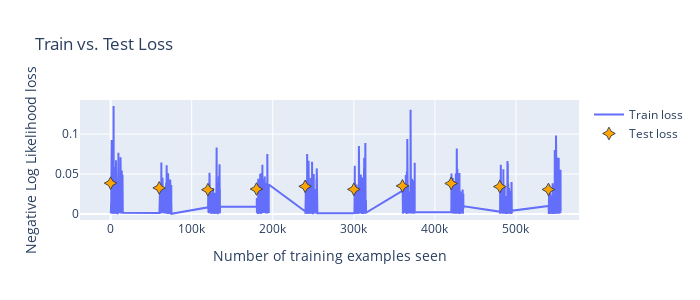

The notebook cell this image was saved under:
### Code cell
import plotly.graph_objects as go
def plot_losses():
    fig = go.Figure()
    fig.add_trace(go.Scatter(x=train_counter, y=train_losses, mode='lines', name='Train loss'))
    fig.add_trace(go.Scatter(x=test_counter, y=test_losses, marker_symbol='star-diamond', 
                            marker_color='orange', marker_line_width=1, marker_size=9, mode='markers', name='Test loss'))
    fig.update_layout(
        width=700, height=300,
        title="Train vs. Test Loss",
        xaxis_title="Number of training examples seen",
        yaxis_title="Negative Log Likelihood loss"),
    fig.show()

plot_losses()

### Figure 1 — Plotly figure (JSON) as saved in the notebook; plotly's stock layout.template omitted (floating-point values rounded to 4 significant figures; data arrays with more than 128 entries replaced by an {"elided": "..."} marker saying what was removed)
{"data": [{"mode": "lines", "name": "Train loss", "type": "scatter", "x": {"elided": "2350 int values"}, "y": {"elided": "2350 float values"}}, {"marker": {"color": "orange", "line": {"width": 1}, "size": 9, "symbol": "star-diamond"}, "mode": "markers", "name": "Test loss", "type": "scatter", "x": [0, 60000, 120000, 180000, 240000, 300000, 360000, 420000, 480000, 540000, 600000], "y": [0.03862, 0.03274, 0.03043, 0.03132, 0.03465, 0.0309, 0.03524, 0.03825, 0.03436, 0.03075]}], "layout": {"height": 300, "title": {"text": "Train vs. Test Loss"}, "width": 700, "xaxis": {"title": {"text": "Number of training examples seen"}}, "yaxis": {"title": {"text": "Negative Log Likelihood loss"}}}}
